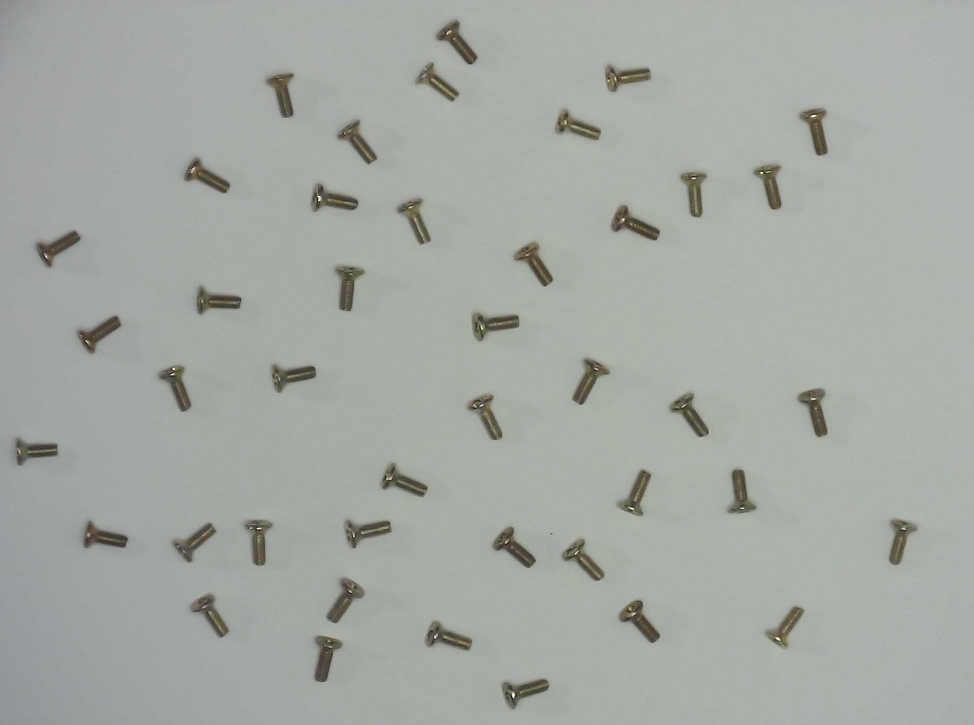
#> input picture screw_test/img1.jpg, 974 x 725 px, shrunk from 1451 x 1080 before the run, found by its file name
$ python test_noai.py
#> lines starting #> are read from the running program, lines starting #| are printed output that depends on the picture; after the words box and inside, x2 and y2 are one past the last pixel; in counts of white or black regions, pixels touching at a corner belong together
import cv2
import numpy as np
import matplotlib.pyplot as plt

# Load the image
img = cv2.imread(r'C:\Users\Uday Chandra\OneDrive\Desktop\Screw_count\screw_test\img1.jpg')
#> img is the input picture: shape (725, 974, 3); mean B, G, R 163.1, 168.4, 164.1
if img is None:
    raise FileNotFoundError("Image not found. Check the path!")

# Convert to grayscale
gray = cv2.cvtColor(img, cv2.COLOR_BGR2GRAY)
# print(gray)
# cv2.imshow("Gray Image", gray)
# cv2.waitKey(0)

# Gaussian blur to reduce noise
blur = cv2.GaussianBlur(gray, (5, 5), 0)
# cv2.imshow("Blurred Image", blur)
# cv2.waitKey(0)

# Otsu’s thresholding (binary inverse) to separate dark objects on light background
_, thresh = cv2.threshold(blur, 0, 255, cv2.THRESH_BINARY_INV + cv2.THRESH_OTSU)
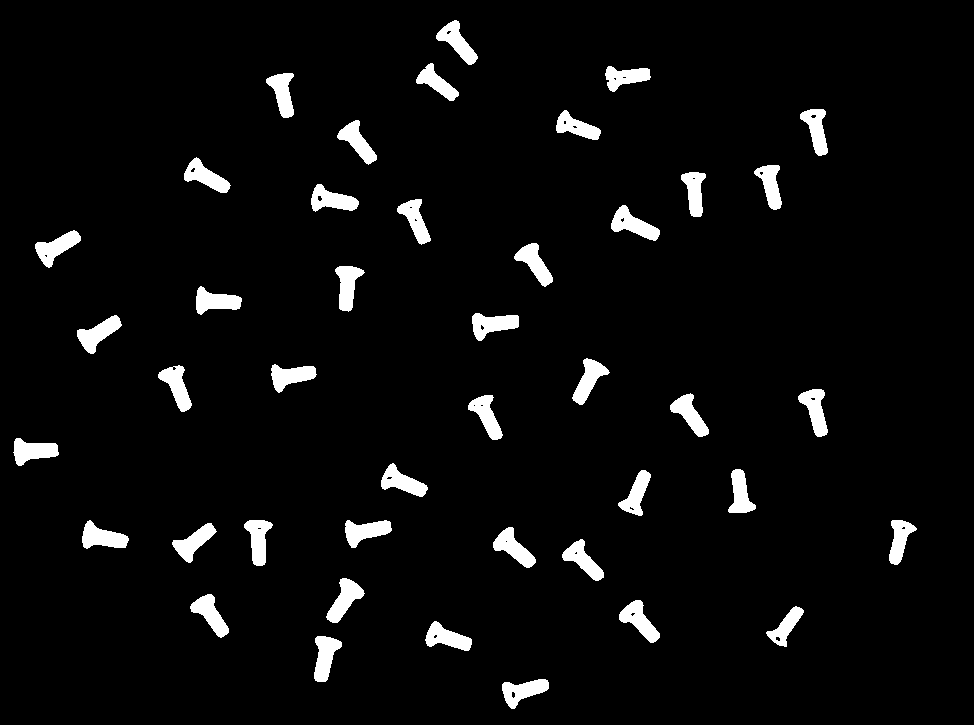
#> thresh: shape (725, 974); 4.5% white; 43 white regions, largest, box (x1, y1, x2, y2) and area: (611, 205, 660, 241) 821, (326, 578, 365, 623) 804, (82, 520, 129, 549) 798

# Morphological opening to remove small artifacts
kernel = np.ones((3, 3), np.uint8)
opening = cv2.morphologyEx(thresh, cv2.MORPH_OPEN, kernel, iterations=2)
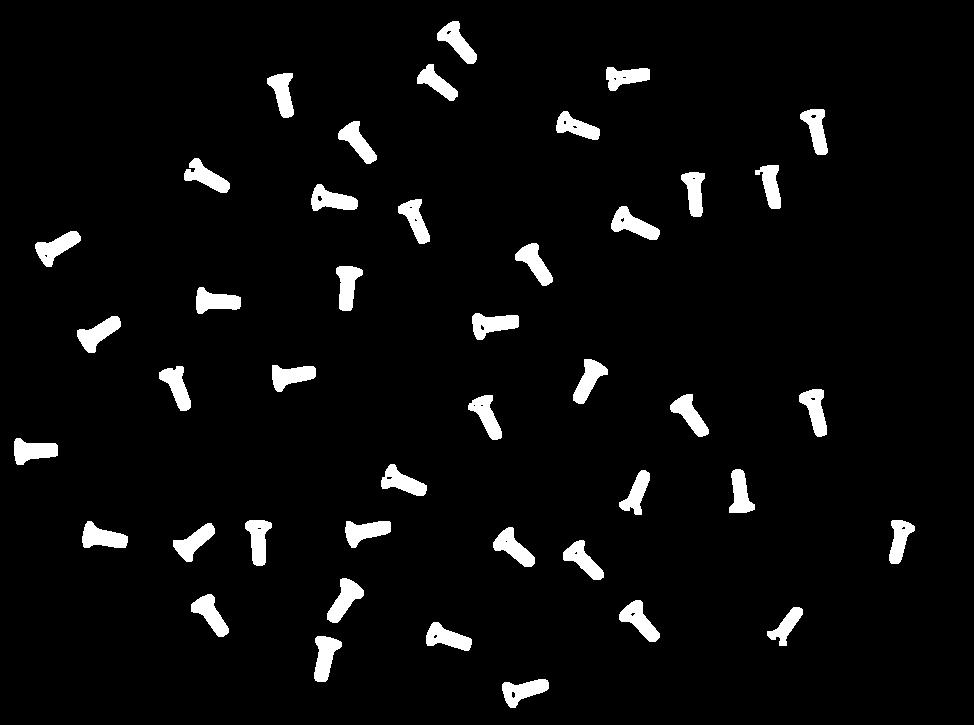
#> opening: shape (725, 974); 4.5% white; 43 white regions

# Find external contours (each corresponds to one item)
contours, _ = cv2.findContours(opening, cv2.RETR_EXTERNAL, cv2.CHAIN_APPROX_SIMPLE)
#> contours = 43 contours; largest, box (x1, y1, x2, y2) and area: (611, 206, 660, 240) 762, (327, 578, 364, 623) 743, (619, 600, 660, 642) 734, (82, 521, 128, 548) 730, (472, 313, 519, 340) 730
count = len(contours)
#> count = 43

# Plot original image
plt.figure(figsize=(10, 10))
plt.imshow(cv2.cvtColor(img, cv2.COLOR_BGR2RGB))
plt.axis('off')

# Overlay contours in green
# Note: plt.contour expects a 2D mask; we draw all contours at once
plt.contour(opening, linewidths=1)

# Title with the count
plt.title(f'Count of Items: {count}', fontsize=16)
plt.show()
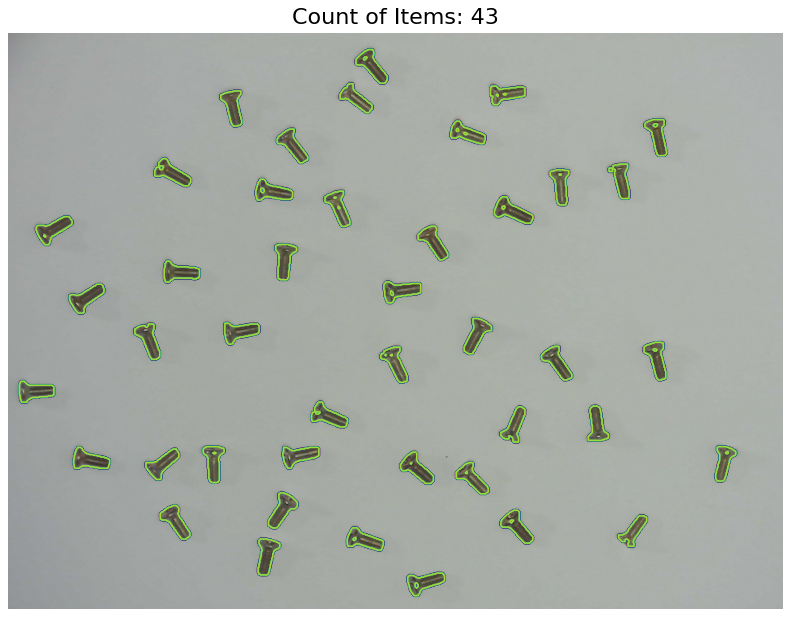
#> figure drawn by matplotlib, 1 panel

$ run again, with screw_test/img3.jpg copied over screw_test/img1.jpg
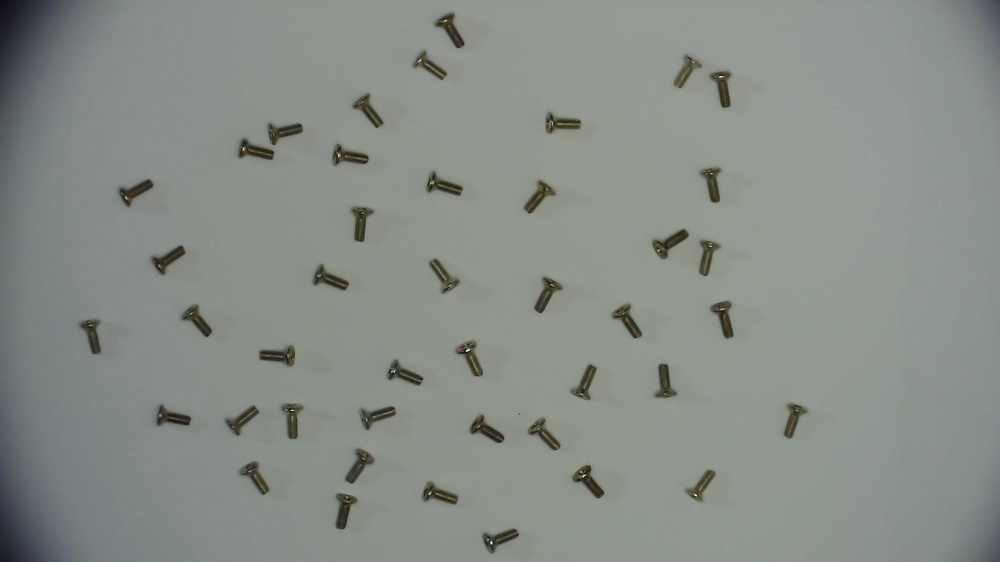
#> input picture screw_test/img3.jpg, 1000 x 562 px, shrunk from 1920 x 1080 before the run, found by its file name
#> img is the input picture: shape (562, 1000, 3); mean B, G, R 136.2, 141.9, 136.1
#> `_, thresh = cv2.threshold(blur, 0, 255, cv2.THRESH_BINARY_INV + cv2.TH..`:
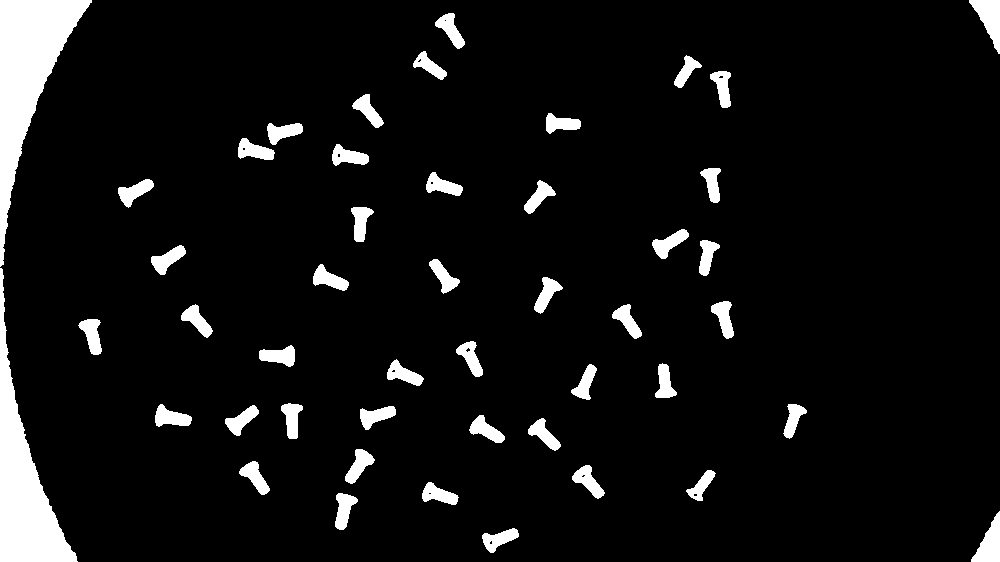
#> thresh: shape (562, 1000); 6.9% white; 47 white regions, largest, box (x1, y1, x2, y2) and area: (0, 0, 92, 267) 8973, (0, 268, 78, 562) 7878, (969, 0, 1000, 54) 845
#> opening: shape (562, 1000); 6.8% white; 47 white regions
#> contours = 47 contours; largest, box (x1, y1, x2, y2) and area: (0, 0, 92, 265) 8628, (0, 269, 77, 562) 7518, (969, 0, 1000, 52) 773, (971, 513, 1000, 562) 725, (155, 405, 191, 426) 460
#> count = 47
#> `plt.show()`:
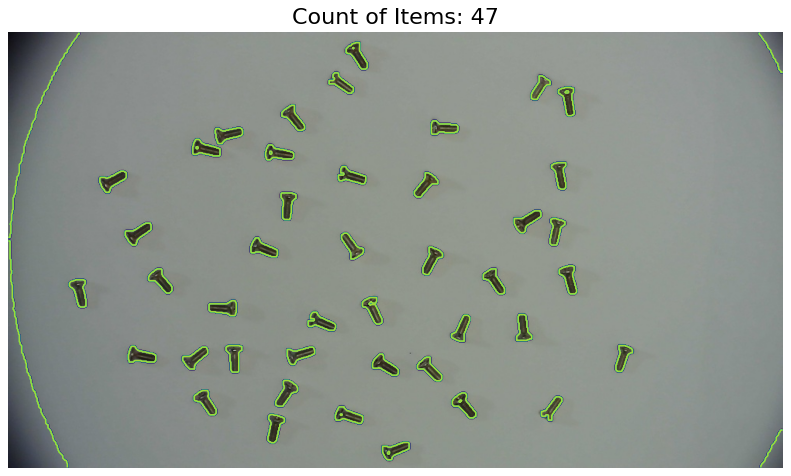
#> figure drawn by matplotlib, 1 panel

$ run again, with screw_test/img4.jpg copied over screw_test/img1.jpg
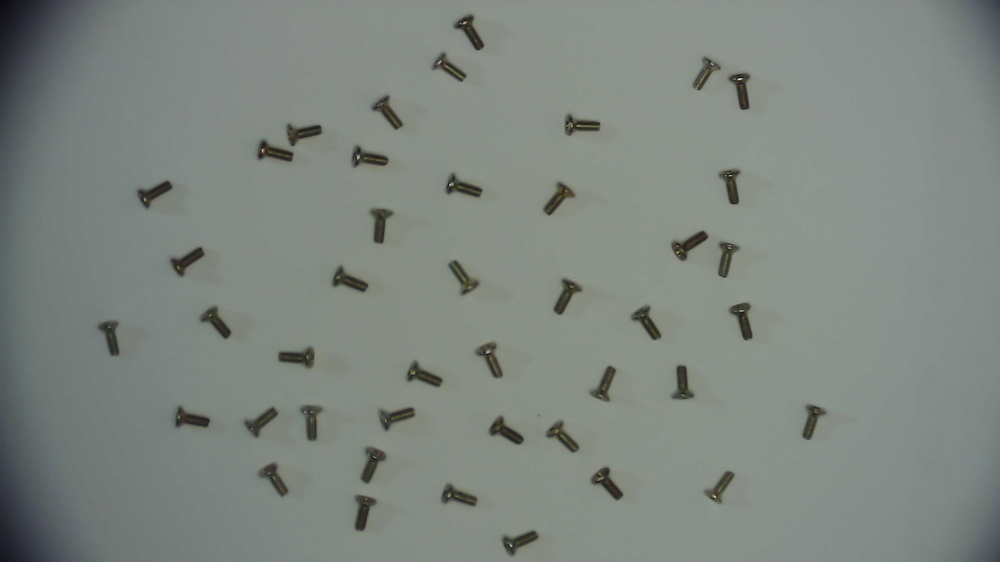
#> input picture screw_test/img4.jpg, 1000 x 562 px, shrunk from 1920 x 1080 before the run, found by its file name
#> img is the input picture: shape (562, 1000, 3); mean B, G, R 128.3, 134.3, 126.5
#> `_, thresh = cv2.threshold(blur, 0, 255, cv2.THRESH_BINARY_INV + cv2.TH..`:
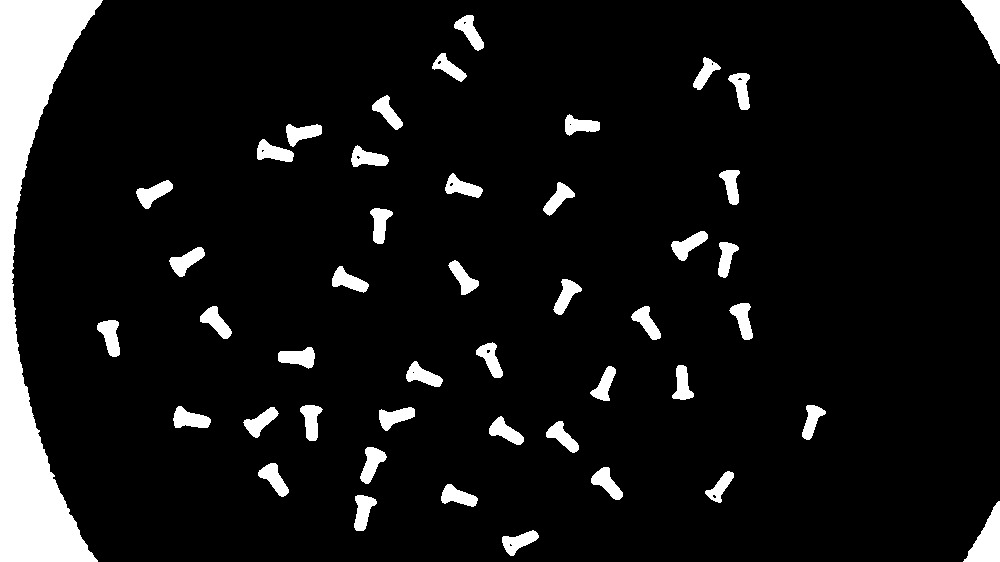
#> thresh: shape (562, 1000); 8.3% white; 46 white regions, largest, box (x1, y1, x2, y2) and area: (0, 0, 103, 562) 23357, (961, 0, 1000, 64) 1224, (963, 501, 1000, 562) 1169
#> opening: shape (562, 1000); 8.2% white; 46 white regions
#> contours = 46 contours; largest, box (x1, y1, x2, y2) and area: (0, 0, 102, 562) 22628, (962, 0, 1000, 63) 1138, (964, 502, 1000, 562) 1087, (174, 407, 210, 428) 484, (97, 320, 120, 357) 481
#> count = 46
#> `plt.show()`:
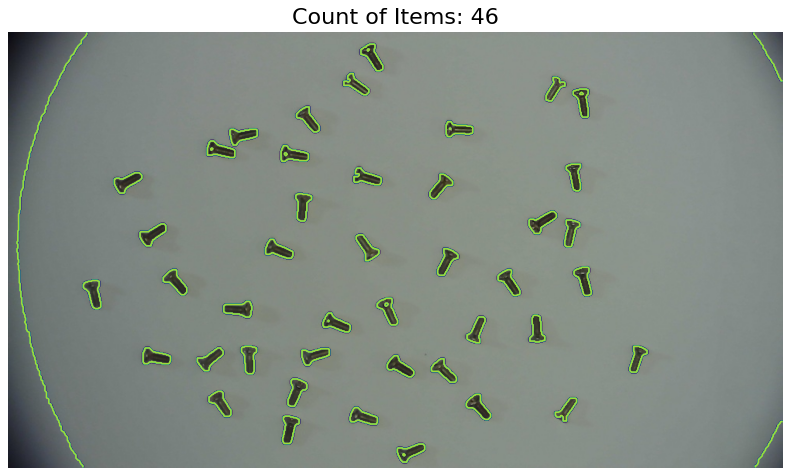
#> figure drawn by matplotlib, 1 panel
